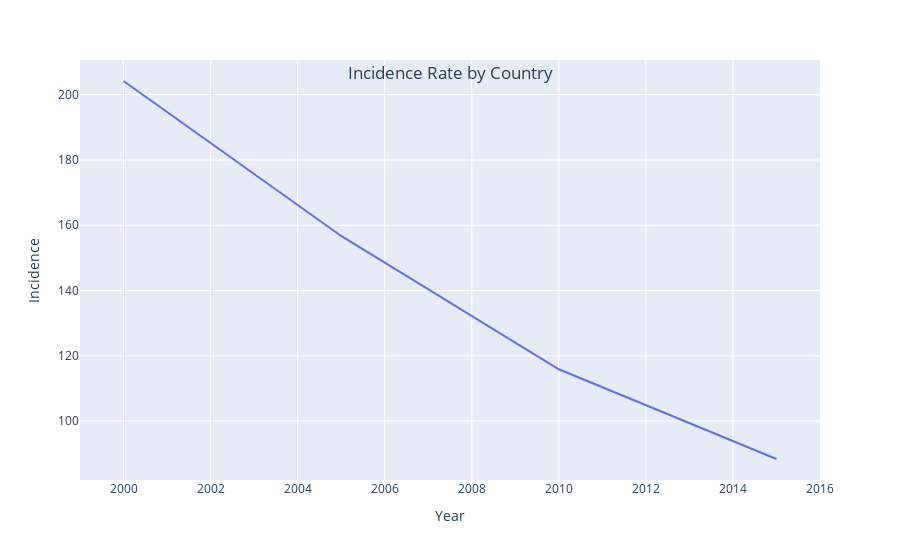

The code cell stored with this chart in its notebook:
### Code cell
fig = px.line(data_frame=malaria_deaths_inc.groupby('Year').mean().fillna(value=''),\
              x=malaria_deaths_inc.groupby('Year').mean().fillna(value='').index,\
              y = malaria_deaths_inc.groupby('Year').mean().fillna(value='')['Incidence'])

fig.update_traces(connectgaps=True)

fig.update_layout(title={
                   'text': 'Incidence Rate by Country',
                    'x':0.5,
                    'y':0.88,
                    'xanchor': 'center',
                    'yanchor': 'top'
},
                 xaxis_range=[1999,2016],
                 xaxis_title='Year',
                 yaxis_title='Incidence')

### Figure 1 — Plotly figure (JSON) as saved in the notebook; plotly's stock layout.template omitted (floating-point values rounded to 4 significant figures)
{"data": [{"connectgaps": true, "hovertemplate": "x=%{x}<br>y=%{y}<extra></extra>", "legendgroup": "", "line": {"color": "#636efa", "dash": "solid"}, "marker": {"symbol": "circle"}, "mode": "lines", "name": "", "orientation": "h", "showlegend": false, "type": "scatter", "x": [1990, 1991, 1992, 1993, 1994, 1995, 1996, 1997, 1998, 1999, 2000, 2001, 2002, 2003, 2004, 2005, 2006, 2007, 2008, 2009, 2010, 2011, 2012, 2013, 2014, 2015, 2016], "xaxis": "x", "y": ["", "", "", "", "", "", "", "", "", "", 204.2, "", "", "", "", 156.7, "", "", "", "", 115.9, "", "", "", "", 88.4, ""], "yaxis": "y"}], "layout": {"legend": {"tracegroupgap": 0}, "margin": {"t": 60}, "title": {"text": "Incidence Rate by Country", "x": 0.5, "xanchor": "center", "y": 0.88, "yanchor": "top"}, "xaxis": {"anchor": "y", "domain": [0, 1], "range": [1999, 2016], "title": {"text": "Year"}}, "yaxis": {"anchor": "x", "domain": [0, 1], "title": {"text": "Incidence"}}}}
